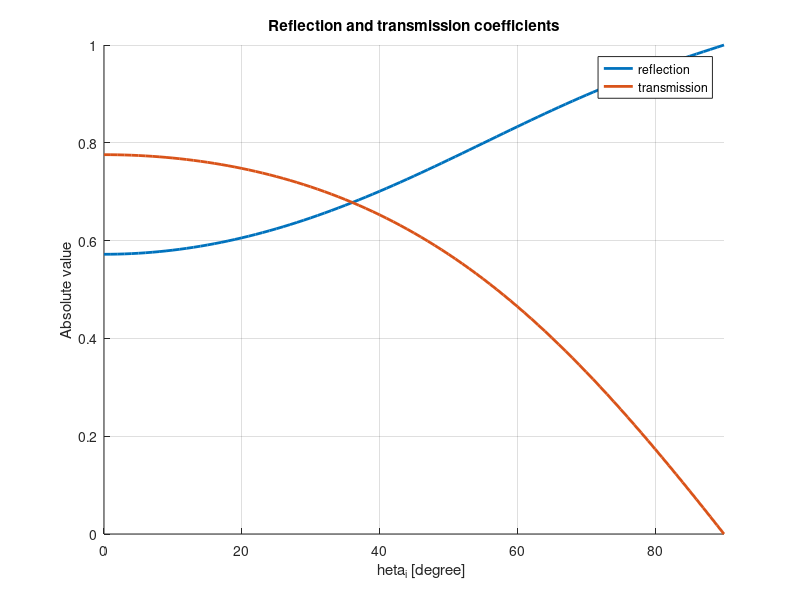
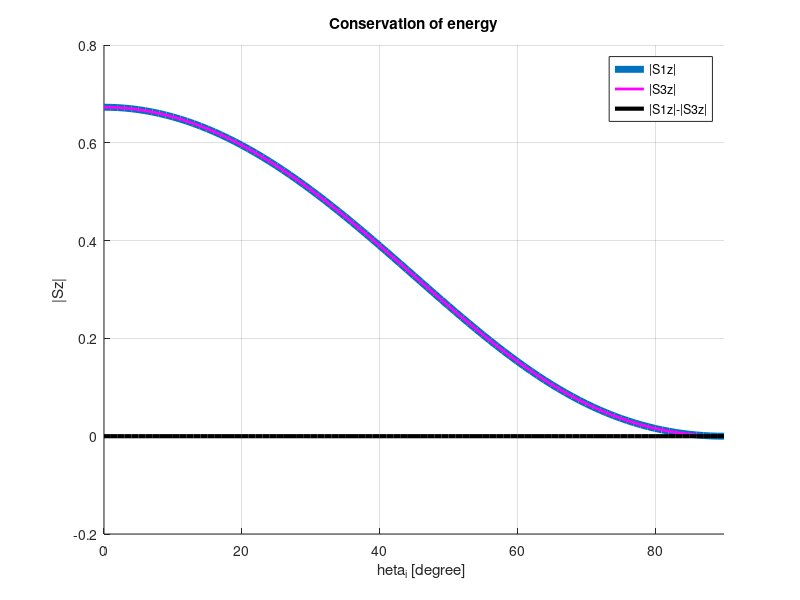

These charts were generated, in order, by the following MATLAB code:
clear all;
close all;
clc;

%% Parameters

% frequency of incident wave
f = 5*10^9;
c_0 = 3 * 10^8;
E_0 = 8.854 * 10^(-12);
M_0 = 4 * pi * 10^(-7);

% polarization
polarization = 'TM';

% first medium - vacuum
E1 = 1;
M1 = 1; 
n1 = sqrt(E1 * M1); 
k1 = 2*pi*f*n1/c_0;

% second medium - layer
E2 = 1;
M2 = 5; 
h = 1 * 10^-2;  % from cm to m
n2 = sqrt(E2 * M2);
k2 = 2*pi*f*n2/c_0;

% third medium - substrate
E3 = 1.25;
M3 = 1; 
n3 = sqrt(E3 * M3);
k3 = 2*pi*f*n3/c_0;

% define the ratio between first and third medium
ratio = sqrt((M3/E3)/(M1/E1));


%% Compute solution
counter = 0;

for theta = 0 : 90

    counter = counter+1;
    k1z = k1*cosd(theta);
    k2z = sqrt(k2^2 - (k1 * sind(theta))^2);
    k3z = sqrt(k3^2 - (k1 * sind(theta))^2);

    % solution in Matrix form
    A  = [1,          0,                       -1,                 -1;  ...
        0,      -exp(-1i*k3z*h),       exp(1i*k2z*h),         exp(- 1i*k2z*h); ...
        k1z/E1,       0,                      -k2z/E2,              k2z/E2; ...
        0,     (k3z/E3)*exp(-1i*k3z*h),  (k2z/E2)*exp(1i*k2z*h), (-k2z/E2)*exp(-1i*k2z*h)];

    C = [-1; 0; k1z/E1; 0];

    % compute solution for each incident angle -> assume Hi=1
    A_inv = inv(A);
    B = A_inv * C;   
    Bs(counter, :) = B;
  
    S1z_module(counter) =  (1/sqrt(M1/E1))*(1 - (abs(Bs(counter,1))).^2).* cosd(theta);
    S3z_module(counter) =  (1/sqrt(M3/E3))*ratio.^2*(abs(Bs(counter,2))).^2.* cos(asin(k1*sind(theta)/k3));

end


%% Plot transmission and reflection coefficients

theta= 0:90;

figure(1); 
grid on
hold on
reflection = plot(theta, abs(Bs(:,1)),'LineWidth', 2);
transmission = plot(theta, ratio*abs(Bs(:,2)),'LineWidth', 2);


legend([reflection; transmission], "reflection", "transmission")
title("Reflection and transmission coefficients")
xlabel("\theta_i [degree]")
xlim([0,90])
ylabel("Absolute value")

%% Energy conservation

theta = 0 : 90;
figure(2); 
grid on
hold on
S1z = plot(theta, abs(S1z_module),'LineWidth', 5);
S3z = plot(theta, abs(S3z_module),'LineWidth', 2, "Color", "magenta");
diff = plot(theta, abs(S1z_module) - abs(S3z_module) ,'LineWidth', 3, "Color", "black");
legend([S1z; S3z; diff], "|S1z|", "|S3z|", "|S1z|-|S3z|")
title("Conservation of energy")
xlabel("\theta_i [degree]")
xlim([0,90])
ylabel("|Sz|")
